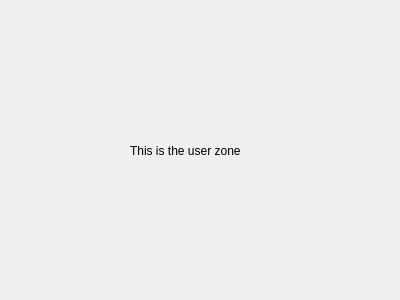
<?xml version="1.0" encoding="UTF-8"?>
<ui version="4.0">
 <class>secDialog</class>
 <widget class="QDialog" name="secDialog">
  <property name="geometry">
   <rect>
    <x>0</x>
    <y>0</y>
    <width>400</width>
    <height>300</height>
   </rect>
  </property>
  <property name="windowTitle">
   <string>Dialog</string>
  </property>
  <widget class="QLabel" name="label">
   <property name="geometry">
    <rect>
     <x>130</x>
     <y>110</y>
     <width>221</width>
     <height>81</height>
    </rect>
   </property>
   <property name="text">
    <string>This is the user zone</string>
   </property>
  </widget>
 </widget>
 <resources/>
 <connections/>
</ui>
